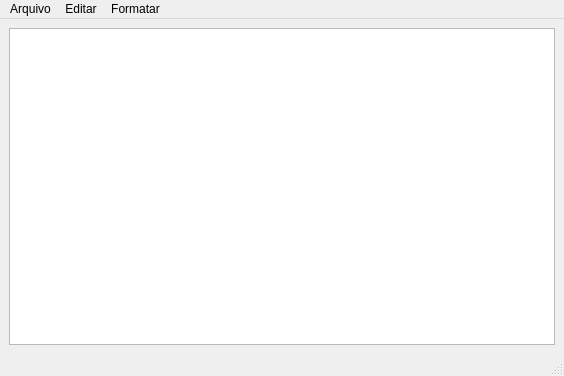
<?xml version="1.0" encoding="UTF-8"?>
<ui version="4.0">
 <class>MainWindow</class>
 <widget class="QMainWindow" name="MainWindow">
  <property name="geometry">
   <rect>
    <x>0</x>
    <y>0</y>
    <width>564</width>
    <height>376</height>
   </rect>
  </property>
  <property name="windowTitle">
   <string>MainWindow</string>
  </property>
  <widget class="QWidget" name="centralwidget">
   <layout class="QGridLayout" name="gridLayout_2">
    <item row="0" column="0">
     <widget class="QTextEdit" name="textEdit"/>
    </item>
   </layout>
  </widget>
  <widget class="QMenuBar" name="menubar">
   <property name="geometry">
    <rect>
     <x>0</x>
     <y>0</y>
     <width>564</width>
     <height>20</height>
    </rect>
   </property>
   <widget class="QMenu" name="menuArquivos">
    <property name="title">
     <string>Arquivo</string>
    </property>
    <addaction name="actionAbrir"/>
    <addaction name="actionSalvar_Como"/>
    <addaction name="actionSalvar"/>
    <addaction name="actionNovo_Ctrl_N"/>
   </widget>
   <widget class="QMenu" name="menuEditar">
    <property name="title">
     <string>Editar</string>
    </property>
    <addaction name="actionDesfazer"/>
    <addaction name="actionRefazer_Ctrl_Y"/>
    <addaction name="separator"/>
    <addaction name="actionCopiar_Ctrl_C"/>
    <addaction name="actionColar_Ctrl_V"/>
    <addaction name="actionRecortar_Ctrl_X"/>
   </widget>
   <widget class="QMenu" name="menuFormatar">
    <property name="title">
     <string>Formatar</string>
    </property>
    <addaction name="actionFonte"/>
    <addaction name="actionCor"/>
    <addaction name="actionCor_de_Fundo"/>
   </widget>
   <addaction name="menuArquivos"/>
   <addaction name="menuEditar"/>
   <addaction name="menuFormatar"/>
  </widget>
  <widget class="QStatusBar" name="statusbar"/>
  <action name="actionSalvar">
   <property name="text">
    <string>Salvar Ctrl + S</string>
   </property>
   <property name="shortcut">
    <string>Ctrl+S</string>
   </property>
  </action>
  <action name="actionSalvar_Como">
   <property name="text">
    <string>Salvar Como... Ctrl + Shift + N</string>
   </property>
   <property name="shortcut">
    <string>Ctrl+Shift+S</string>
   </property>
  </action>
  <action name="actionAbrir">
   <property name="text">
    <string>Abrir... Ctrl + O</string>
   </property>
   <property name="shortcut">
    <string>Ctrl+O</string>
   </property>
  </action>
  <action name="actionNovo_Ctrl_N">
   <property name="text">
    <string>Novo Ctrl + N</string>
   </property>
   <property name="shortcut">
    <string>Ctrl+N</string>
   </property>
  </action>
  <action name="actionDesfazer">
   <property name="text">
    <string>Desfazer Ctrl + Z</string>
   </property>
   <property name="shortcut">
    <string>Ctrl+Z</string>
   </property>
  </action>
  <action name="actionRefazer_Ctrl_Y">
   <property name="text">
    <string>Refazer Ctrl + Y</string>
   </property>
   <property name="shortcut">
    <string>Ctrl+Y</string>
   </property>
  </action>
  <action name="actionCopiar_Ctrl_C">
   <property name="text">
    <string>Copiar Ctrl + C</string>
   </property>
   <property name="shortcut">
    <string>Ctrl+C</string>
   </property>
  </action>
  <action name="actionColar_Ctrl_V">
   <property name="text">
    <string>Colar Ctrl + V</string>
   </property>
   <property name="shortcut">
    <string>Ctrl+V</string>
   </property>
  </action>
  <action name="actionRecortar_Ctrl_X">
   <property name="text">
    <string>Recortar Ctrl + X</string>
   </property>
   <property name="shortcut">
    <string>Ctrl+X</string>
   </property>
  </action>
  <action name="actionFonte">
   <property name="text">
    <string>Fonte</string>
   </property>
  </action>
  <action name="actionCor">
   <property name="text">
    <string>Cor da Fonte</string>
   </property>
  </action>
  <action name="actionCor_de_Fundo">
   <property name="text">
    <string>Cor de Fundo</string>
   </property>
  </action>
  <action name="actionQuebra_de_Linha">
   <property name="checkable">
    <bool>true</bool>
   </property>
   <property name="text">
    <string>Quebra de Linha</string>
   </property>
  </action>
 </widget>
 <resources/>
 <connections/>
</ui>
